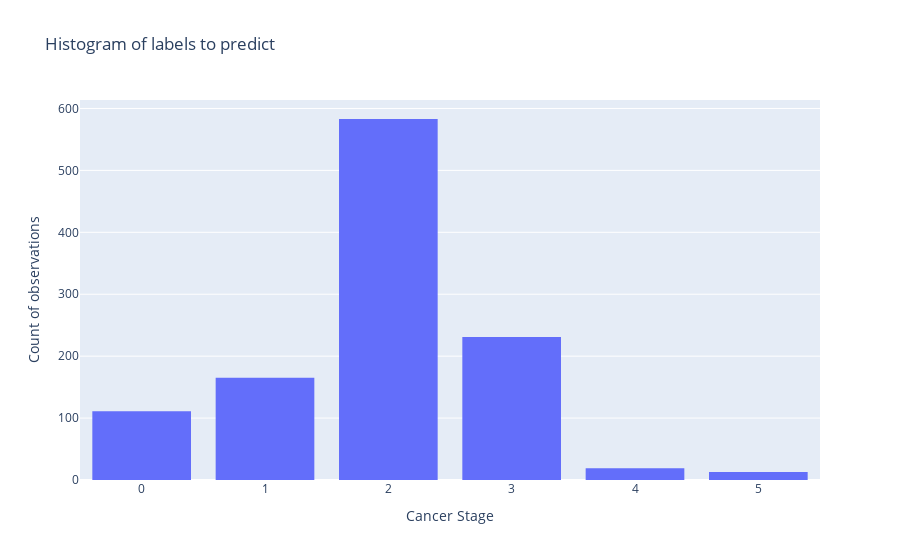

Notebook cell for this chart:
### Code cell
fig = go.Figure()
fig.add_trace(go.Histogram(x=sub_labels))

# Overlay both histograms
fig.update_layout(bargroupgap=0.2,
                  title="Histogram of labels to predict",
                  xaxis_title="Cancer Stage",
                  yaxis_title="Count of observations")

fig.show()

### Figure 1 — Plotly figure (JSON) as saved in the notebook; plotly's stock layout.template omitted (floating-point values rounded to 4 significant figures; data arrays with more than 128 entries replaced by an {"elided": "..."} marker saying what was removed)
{"data": [{"type": "histogram", "x": {"elided": "1131 int values"}}], "layout": {"bargroupgap": 0.2, "title": {"text": "Histogram of labels to predict"}, "xaxis": {"title": {"text": "Cancer Stage"}}, "yaxis": {"title": {"text": "Count of observations"}}}}
